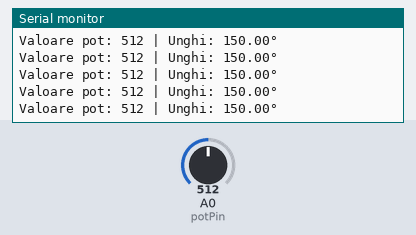
The sketch below on a simulated Arduino Uno, built with avr-gcc and run on an emulated ATmega328P. Parts: the last lines printed to the serial monitor. The inputs (shaded band) are chosen by the test bench; at power-on: A0 (potPin) = 512.

Above: at 1.2 s.
1.3 s: A0 (potPin) set to 716
At 1.32 s:
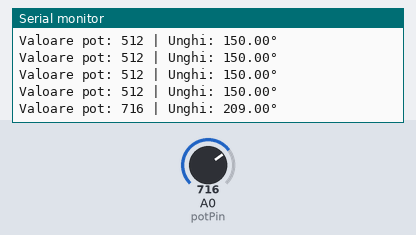
2.8 s: A0 (potPin) set to 900
At 2.83 s:
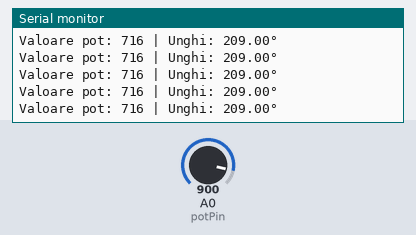
Timing chart, 0 to 5.8 s (numbered marks = the images above; inputs shaded):
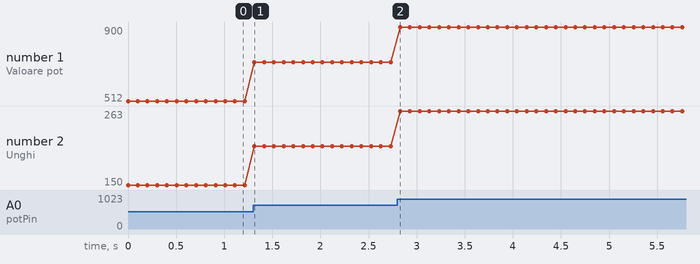

Measured:
- after the input at 1.3 s, the serial monitor: prints a new line at once (image 1)
- plotted number 1: 512 → 716 after the input at 1.3 s, 716 → 900 after the input at 2.8 s
- plotted number 2: 150 → 209 after the input at 1.3 s, 209 → 263 after the input at 2.8 s

The sketch:

Test_unghi.ino
```cpp
const int potPin = A0;  // Pinul unde este conectat potențiometrul
int potValue = 0;       // Variabilă pentru valoarea citită
float angle = 0;        // Variabilă pentru unghiul calculat

void setup() {
    Serial.begin(115200);  // Inițializează comunicația serială
}

void loop() {
    potValue = analogRead(potPin);  // Citește valoarea de la potențiometru
    angle = map(potValue, 0, 1023, 0, 300);  // Convertim valoarea într-unghi între 0° și 300°

    Serial.print("Valoare pot: ");
    Serial.print(potValue);
    Serial.print(" | Unghi: ");
    Serial.print(angle);
    Serial.println("°");

    delay(100);  // Mică întârziere pentru stabilizare
}
```
